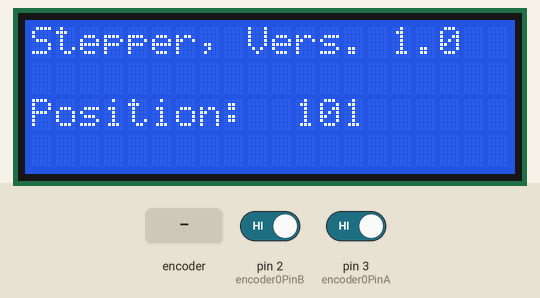
Simulated run of this sketch. Board: Arduino Uno, built with avr-gcc and run on an emulated ATmega328P. Shown: 20×4 character LCD. Inputs (shaded band) come from the test bench; at power-on: pin 2 (encoder0PinB) HIGH, pin 3 (encoder0PinA) HIGH.

Above: at 1.2 s.
1.3 s: rotary encoder on pin 3 (encoder0PinA) / pin 2 (encoder0PinB) turned 3 steps (first pin leading)
At 2.1 s:
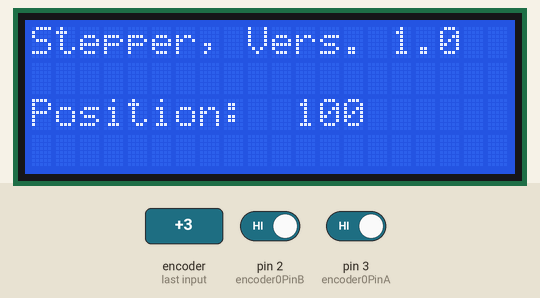
3.4 s: rotary encoder on pin 3 (encoder0PinA) / pin 2 (encoder0PinB) turned 2 steps (second pin leading)
At 3.59 s:
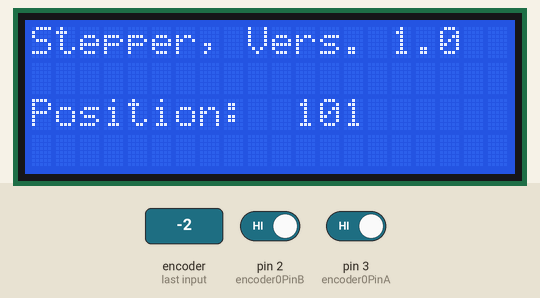
5.3 s: rotary encoder on pin 3 (encoder0PinA) / pin 2 (encoder0PinB) turned 2 steps (second pin leading)
At 5.9 s:
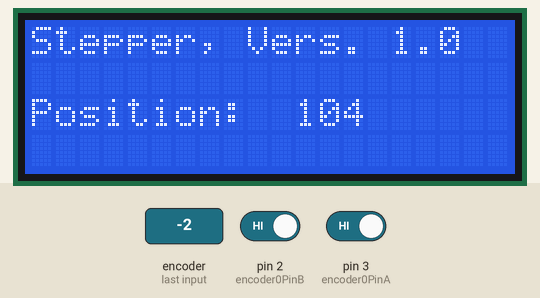
Timing chart, 0 to 8.3 s (numbered marks = the images above; inputs shaded):
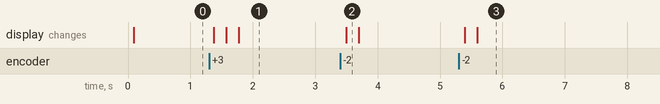

The sketch:

geht_halbwegs_bipolar.pde
```cpp
/* Read Quadrature Encoder
  * Connect Encoder to Pins encoder0PinA, encoder0PinB, and +5V.
  *
  * Sketch by max wolf / www.meso.net
  * v. 0.1 - very basic functions - mw 20061220
  *
  */

#include <stdio.h>

#include <LiquidCrystal.h>


LiquidCrystal lcd (12, 11, 7, 8, 9, 10);

 int val;
 int encoder0PinA = 3;
 int encoder0PinB = 2;
 int encoder_min = 100;
 int encoder_max = 1000;
 int encoder0Pos = 100;
 int encoder0PinALast = LOW;
 int n = LOW;


int motorPins[] = {7, 9, 8, 10 };
int count = 0;
int count2 = 0;
int delayTime = 20;


int stepper_enable=5;

   char buffer[5]    = "";


void moveForward() {
  if ((count2 == 0) || (count2 == 1)) {
    count2 = 16;
  }
  count2>>=1;
  for (count = 3; count >= 0; count--) {
    digitalWrite(motorPins[count], count2>>count&0x01);
  }
  delay(delayTime);
}

void moveBackward() {
  if ((count2 == 0) || (count2 == 1)) {
    count2 = 16;
  }
  count2>>=1;
  for (count = 3; count >= 0; count--) {
    digitalWrite(motorPins[3 - count], count2>>count&0x01);
  }
  delay(delayTime);
}


 void setup() {


   pinMode (encoder0PinA,INPUT);
   pinMode (encoder0PinB,INPUT);
   pinMode (stepper_enable, OUTPUT);

//   Serial.begin (9600);
   digitalWrite(stepper_enable, HIGH);

   for (count = 0; count < 4; count++) {
     pinMode(motorPins[count], OUTPUT);
     }

   lcd.begin(20, 4);
   lcd.clear();
   lcd.print("Stepper, Vers. 1.0");


 }


 void loop() {


   n = digitalRead(encoder0PinA);
   if ((encoder0PinALast == LOW) && (n == HIGH)  ) {
      digitalWrite(stepper_enable, HIGH);

      if ((digitalRead(encoder0PinB) == LOW) && (encoder0Pos > encoder_min)) {

         encoder0Pos--;
         moveBackward();


   } else {

 if  (encoder0Pos < encoder_max)    {

           encoder0Pos++;
           moveForward();
 }

     }


 //   Serial.print (encoder0Pos);
 //   Serial.print ("/");

   digitalWrite(stepper_enable, LOW);

   lcd.setCursor(0, 2);
   lcd.print("Position:");
   sprintf(buffer,"%4d",encoder0Pos);
   lcd.setCursor(10, 2);
   lcd.print(buffer);

  }
   encoder0PinALast = n;

 }
```

Measured:
- after the input at 1.3 s, the display: changes after 0.07 s (image 1)
- after the input at 3.4 s, the display: changes after 0.10 s (image 2)
- after the input at 5.3 s, the display: first changes after 0.10 s (image 3 shows a later state)
